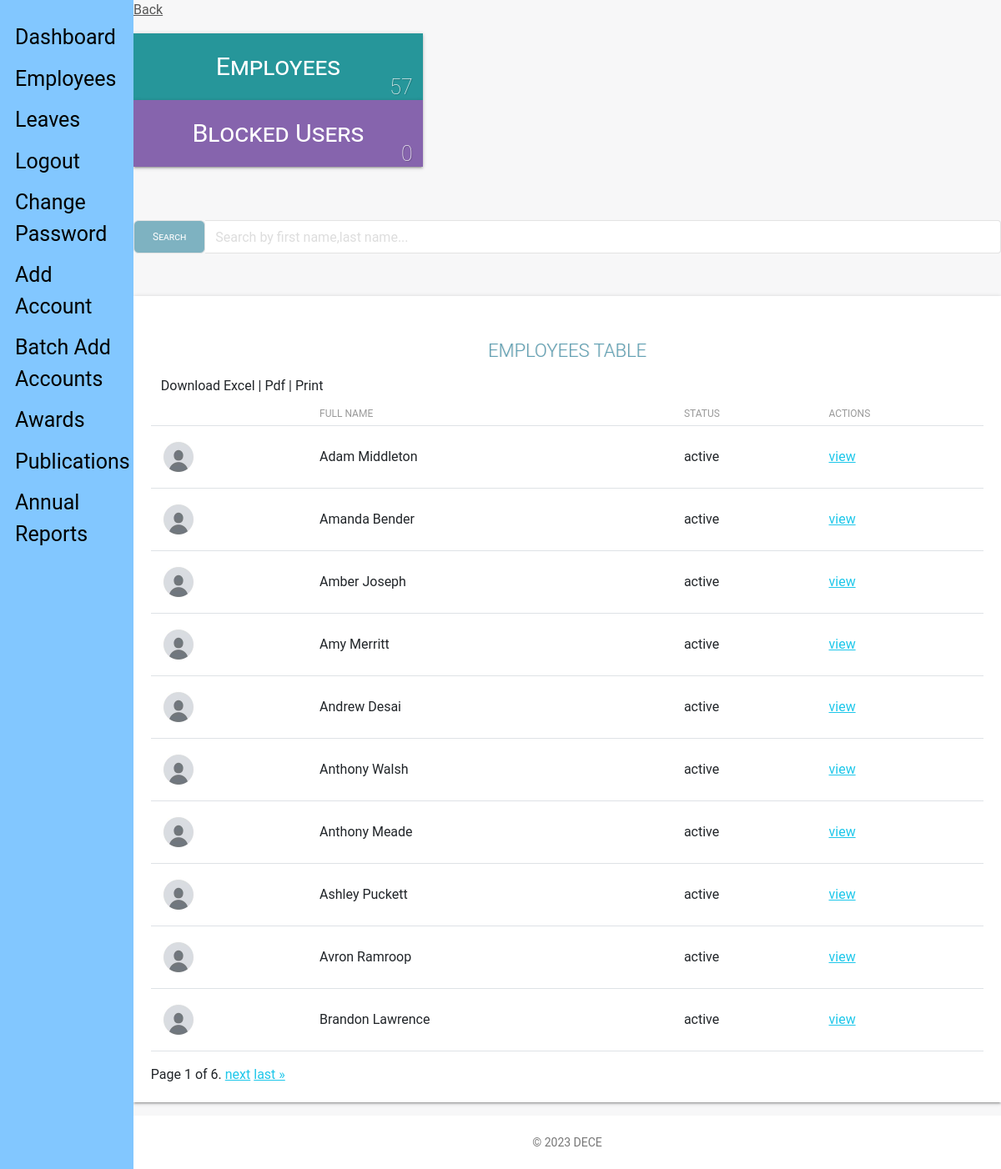
Page /admin_view/employees/ (signed in) on the earlier database version.
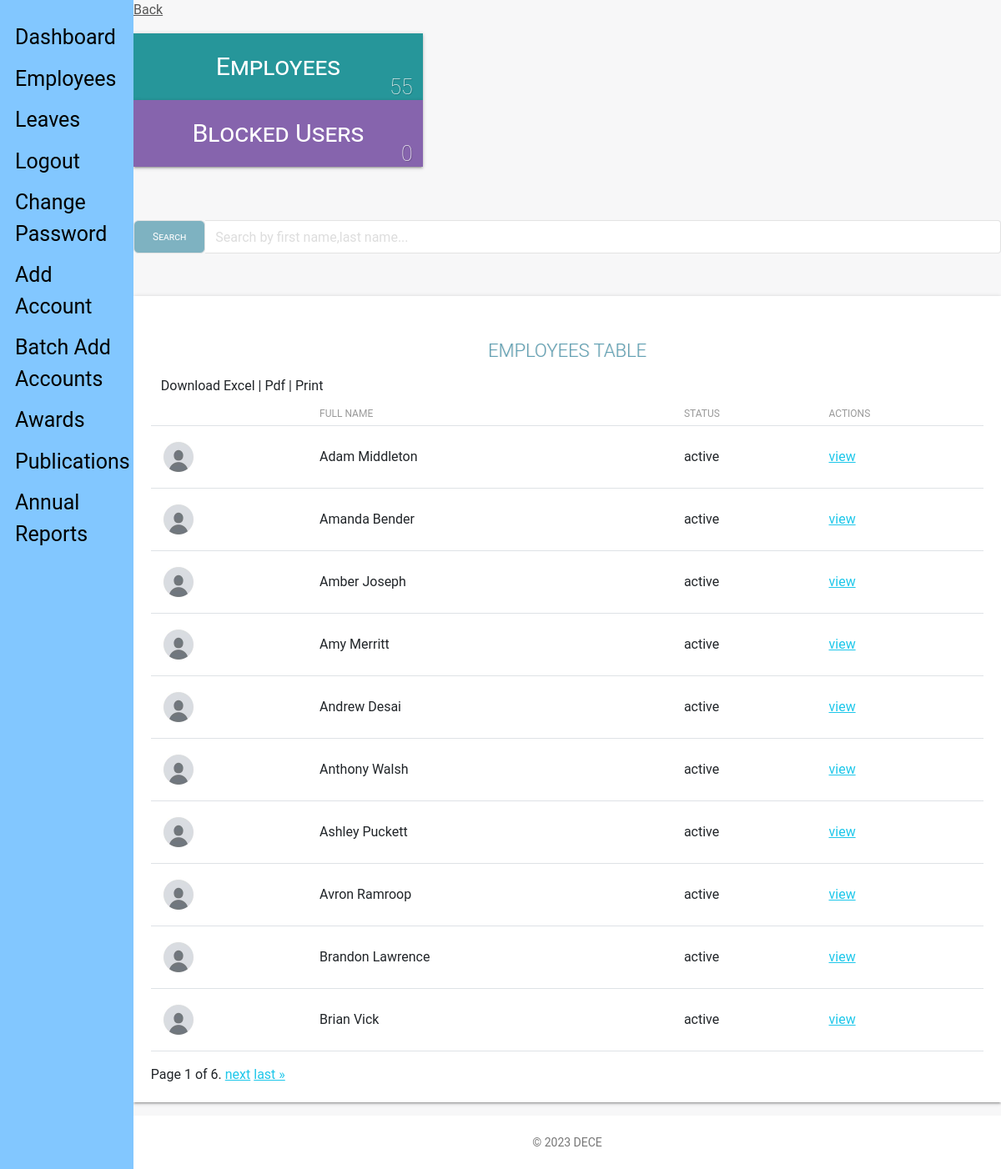
Same page on the later database version.
### staff_app/models.py (models this page shows, shortened)
class Employee(models.Model):
    MALE = 'male'
    FEMALE = 'female'
    OTHER = 'other'
    NOT_KNOWN = 'Not Known'
    GENDER = (
        (MALE, 'Male'),
        (FEMALE, 'Female'),
        (OTHER, 'Other'),
        (NOT_KNOWN, 'Not Known'),
    )
    MR = 'Mr'
    MRS = 'Mrs'
    MSS = 'Mss'
    DR = 'Dr'
    SIR = 'Sir'
    MADAM = 'Madam'
    TITLE = (
        (MR, 'Mr'),
        (MRS, 'Mrs'),
        (MSS, 'Mss'),
        (DR, 'Dr'),
        (SIR, 'Sir'),
        (MADAM, 'Madam'),
    )
    FULL_TIME = 'Full-Time'
    PART_TIME = 'Part-Time'
    CONTRACT = 'Contract'
    INTERN = 'Intern'
    EMPLOYEETYPE = (
        (FULL_TIME, 'Full-Time'),
        (PART_TIME, 'Part-Time'),
        (CONTRACT, 'Contract'),
        (INTERN, 'Intern'),
    )
    user = models.ForeignKey(CustomUser, on_delete=models.CASCADE, default=1)
    title = models.CharField(_('Title'), max_length=10, default=MR,
                             choices=TITLE, blank=False, null=True)
    image = models.ImageField(_('Profile Image'), upload_to='profiles/', default='profiles/default.png',
                              blank=True, null=True, help_text='upload image size less than 2.0MB')
    firstname = models.CharField(
        _('Firstname'), max_length=125, null=False, blank=False)
    lastname = models.CharField(
        _('Lastname'), max_length=125, null=False, blank=False)
    othername = models.CharField(
        _('Othername (optional)'), max_length=125, null=True, blank=True)
    sex = models.CharField(_('Gender'), max_length=10, default=NOT_KNOWN,
                           choices=GENDER, blank=False)
    email = models.EmailField(
        _('Email'), max_length=255, default=None, blank=True, null=True)
    tel = PhoneNumberField(null=False, blank=False,
                           verbose_name='Phone Number')
    bio = models.CharField(_('Bio'), max_length=255, default='',
                           null=True, blank=True)
    birthday = models.DateField(_('Date of Birth'), blank=False, null=True)
    nisnumber = models.PositiveIntegerField(
        _('NIS Number'), null=True, blank=True)
    employeetype = models.CharField(_('Employee Type'), max_length=15, default=FULL_TIME,
                                    choices=EMPLOYEETYPE, blank=False, null=True)
    vitae = models.FileField(_('Cirriculum Vitae'), upload_to='vitae/', blank=True,
                             null=True, validators=[FileExtensionValidator(allowed_extensions=['pdf', 'docx'])], help_text='upload in .docx or .pdf')  # curriculum vitae
    """
    is_blocked and is_deleted are boolean fields that indicate whether an employee is blocked or deleted.
    _('Is Blocked') and _('Is Deleted') are translation strings for the field labels.
    """
    is_blocked = models.BooleanField(
        _('Is Blocked'), help_text='button to toggle employee block and unblock', default=False)
    is_deleted = models.BooleanField(
        _('Is Deleted'), help_text='button to toggle employee deleted and undelete', default=False)
    """
    created and updated are datetime fields that store the date and time when an employee is created or updated.
    verbose_name is the human-readable name for the field.
    """
    created = models.DateTimeField(verbose_name=_(
        'Created'), auto_now_add=True, null=True)
    updated = models.DateTimeField(
        verbose_name=_('Updated'), auto_now=True, null=True)
    """
    objects is a reference to the default manager for the model.
    """
    objects = EmployeeManager()
    """
    Meta class contains some metadata for the model.
    verbose_name and verbose_name_plural are human-readable names for the model.
    ordering specifies the default ordering of the records.
    """
    class Meta:
        verbose_name = _('Employee')
        verbose_name_plural = _('Employees')
        ordering = ['-created']
    """
    __str__ method is used to convert the model object to a string representation in the database.
    Here, it returns the full name of the employee using the get_full_name property.
    """
    def __str__(self):
        return self.get_full_name
    """
    get_full_name is a property that returns the full name of the employee.
    It checks if firstname, lastname, and othername fields are available and returns the full name accordingly.
    the @property decorator allows this function to be called as a model property would withoung using '()'
    """
    @ property
    def get_full_name(self):
        fullname = ''
        firstname = self.firstname
        lastname = self.lastname
        othername = self.othername
        if (firstname and lastname) or othername is None:
            fullname = firstname + ' ' + lastname
            return fullname
        elif othername:
            fullname = firstname + ' ' + othername + ' '+lastname
            return fullname
        return
    """
    get_age is a property that returns the age of the employee.
    It calculates the age using the birthday field and the current year.
    """
    @ property
    def get_age(self):
        current_year = datetime.date.today().year
        dateofbirth_year = self.birthday.year
        if dateofbirth_year:
            return current_year - dateofbirth_year
        return

### admin_app/views.py (the view)
# urls.py: path('employees/', views.employees, name="employees"),
def employees(request):
    if not (request.user.is_authenticated and request.user.is_superuser):
        return redirect('hris:home')
    dataset = dict()
    employees = Employee.objects.all().order_by('firstname')
    query = request.GET.get('search')
    if query:
        query = re.sub(r"\s+", ".", query, flags=re.UNICODE)
        employees = employees.filter(
            Q(email__icontains=query)
        )
    paginator = Paginator(employees, 10)
    page = request.GET.get('page')
    employees_paginated = paginator.get_page(page)
    dataset['employee_list'] = employees_paginated
    dataset['all_employees'] = Employee.objects.all_employees()
    blocked_employees = Employee.objects.all_blocked_employees()
    dataset['blocked_employees'] = blocked_employees
    dataset['title'] = 'Employees list view'
    return render(request, 'admin/view_employees.html', dataset)

### admin_app/managers.py (called while the page is built)
    def get_queryset(self):
        return super().get_queryset().filter(is_deleted=False)

    def all_employees(self):
        return super().get_queryset()

    def all_blocked_employees(self):
        return super().get_queryset().filter(is_blocked=True)

### templates/admin/view_employees.html (shortened to what the changed rows need)
{% extends 'base.html' %}
{% load static %}
{% block content %}
<link type="text/CSS" href="{% static 'css/light-bootstrap-dashboard.css' %}" rel="stylesheet"/>
    <section class="row margin-bottom">
        <div class="container-fluid">
            <section class="col-lg-4 col-md-4 col-sm-12">
                <div class="employee-box sec-box">
                    <a href="{% url 'admin_app:employees' %} ">
                    <span>Employees</span>
                    </a>
                    <span class="count-object">{{ all_employees.count }}</span>
                </div>
            </section>
        </div>
    </section>
    <div class="table-responsive table-shadow">
        <table class="table">
            <thead>
                <tr>
                  <th scope="col"></th>
                  <th scope="col">Full Name</th>
                  <th scope="col">Status</th>
                  <th scope="col">Actions</th>
                </tr>
            </thead>
            <tbody>
                {% if not employee_list %}
                    <tr>
                    <td>No Employee found.</td>
                    </tr>
                {% else %}
                    {% for employee in employee_list %}
                    <tr>
                    {% if employee.image %}
                    <th scope="row"><img src="{{employee.image.url}}" width="50" height="50"></th>
                    {% else %}
                    <th scope="row">-</th>
                    {% endif %}
                    <td>{{ employee.get_full_name }}</td>
                    {% if employee.is_blocked %}
                    <td>Inactive</td>
                    {% else %}
                    <td>active</td>
                    {% endif %}
                    <td>
                        <a href="{% url 'admin_app:info' employee.user_id %}">
                            view
                        </a>
                    </td>
                    </tr>
                    {% endfor %}
                {% endif %}
            </tbody>
        </table>
    </div>
{% endblock content %}

Differences in the rows shown:
removed Employee: image (placeholder picture), get_full_name "Anthony Meade", is_blocked "active"
now on this page (row unchanged): Employee: image (placeholder picture), get_full_name "Brian Vick", is_blocked "active"
Other differences:
{{ all_employees.count }}: "57" → "55"
